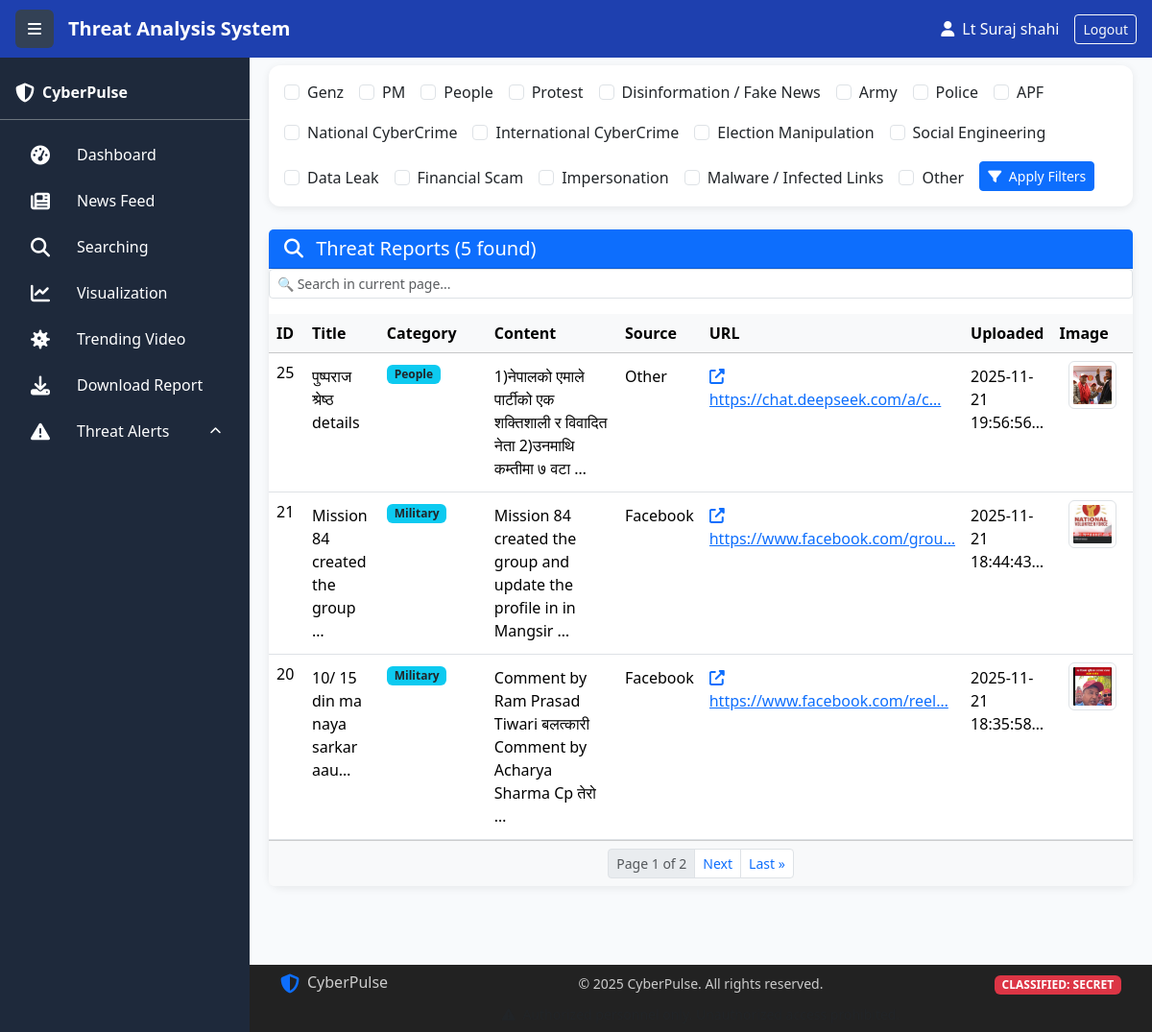
/search_news/, run on an earlier commit of the app's database.
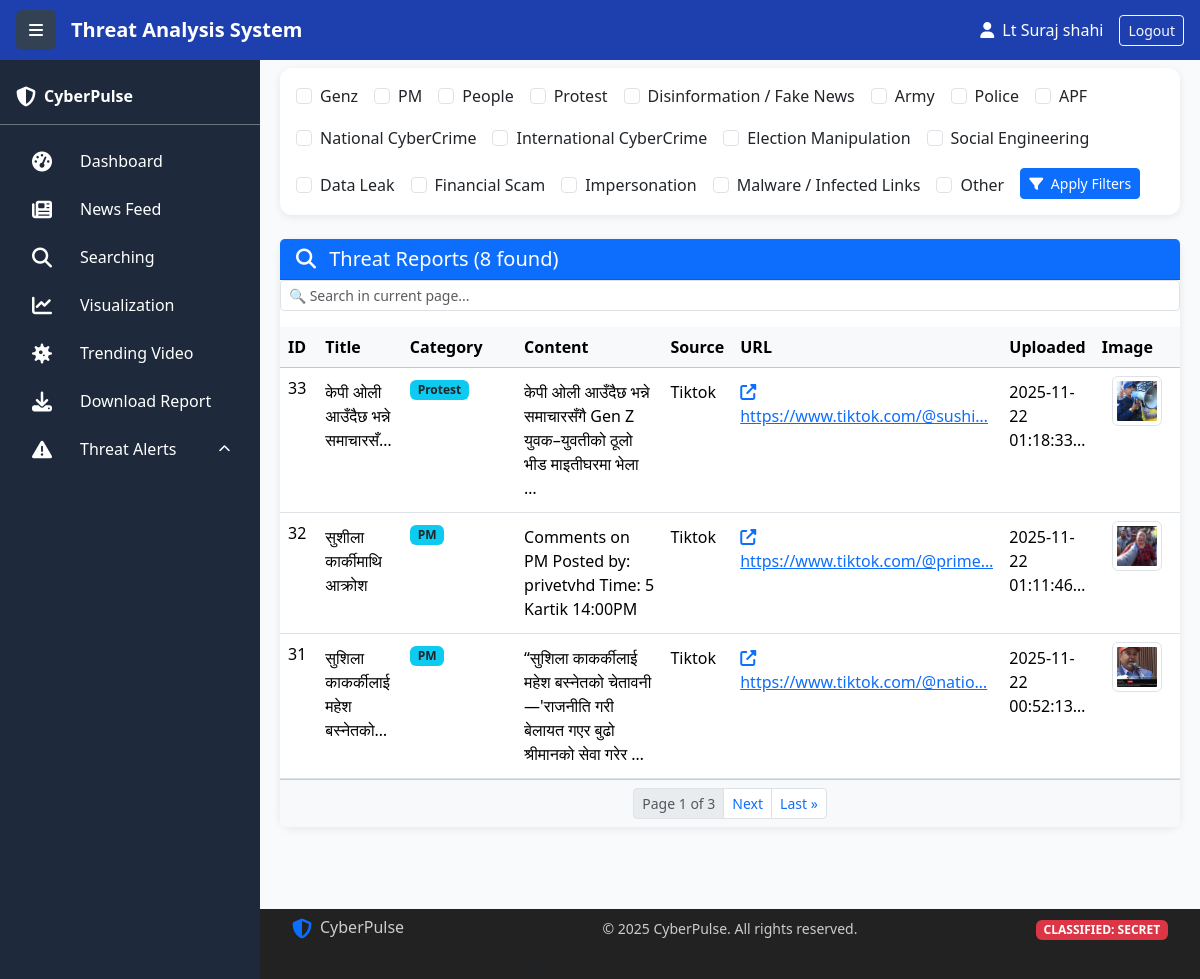
And on a later commit of the database.
### collect/models.py (models this page shows, shortened)
class ThreatAlert(models.Model):
    CATEGORY_CHOICES = [
        ('Genz', 'Genz'),
        ('PM', 'PM'),
        ('People', 'People'),
        ('Protest', 'Protest'),
        ('Disinformation', 'Disinformation / Fake News'),
        ('Army', 'Army'),
        ('Police', 'Police'),
        ('APF', 'APF'),
        ('NationalCyberCrime', 'National CyberCrime'),
        ('InternationalCyberCrime', 'International CyberCrime'),
        ('ElectionManipulation', 'Election Manipulation'),
        ('SocialEngineering', 'Social Engineering'),
        ('DataLeak', 'Data Leak'),
        ('Scam', 'Financial Scam'),
        ('Impersonation', 'Impersonation'),
        ('Malware', 'Malware / Infected Links'),
        ('Other', 'Other'),
    ]
    SEVERITY_CHOICES = [
        ('low', 'Low'),
        ('medium', 'Medium'),
        ('high', 'High'),
         ('critical', 'Critical'),
    ]
    title = models.CharField(max_length=300)
    image = models.ImageField(upload_to='threat_alerts/', blank=True, null=True)
    video = models.FileField(upload_to='threat_alerts/videos/', blank=True, null=True,
                           help_text="Upload video files")
    content = models.TextField()
    category = models.CharField(
        max_length=50,
        choices=CATEGORY_CHOICES,
        default='Other'
    )
    source = models.CharField(max_length=50, default='unknown')
    url = models.URLField(unique=True)
    severity = models.CharField(
        max_length=10,
        choices=SEVERITY_CHOICES,
        default='low'
    )
    timestamp = models.DateTimeField(auto_now_add=True)

### collect/views.py (the view)
# urls.py: path('search_news/', views.newsSearching, name='news_search'),
def newsSearching(request):
    selected = request.GET.getlist('category')
    threats = ThreatAlert.objects.all()
    if selected:
        threats = threats.filter(category__in=selected)
    threats = threats.order_by('-timestamp')
    category_counts = Counter(threats.values_list('category', flat=True))
    chart_data = []
    for value, label in ThreatAlert.CATEGORY_CHOICES:
        if not selected or value in selected:
            chart_data.append({
                'label': label,
                'count': category_counts.get(value, 0)
            })
    paginator = Paginator(threats, 3)
    page_number = request.GET.get('page')
    threats_page = paginator.get_page(page_number)
    return render(request, 'searchNews.html', {
        'threats': threats_page,  # ← paginated object
        'all_categories': ThreatAlert.CATEGORY_CHOICES,
        'selected_categories': selected,
        'chart_data': chart_data,
    })

### templates/searchNews.html (shortened to what the changed rows need)
{% extends "base.html" %}
{% block content %}
<div class="card border-0 mb-4">
  <div class="card-body">
    <form method="get" class="d-flex flex-wrap gap-3 align-items-end">
      {% for value, label in all_categories %}
        <div class="form-check">
          <input
            class="form-check-input"
            type="checkbox"
            name="category"
            value="{{ value }}"
            id="cat_{{ value }}"
          >
          <label class="form-check-label" for="cat_{{ value }}">
            {{ label }}
          </label>
        </div>
      {% endfor %}
    </form>
  </div>
</div>
<div class="card border-0">
  <div class="card-header bg-primary text-white d-flex justify-content-between align-items-center">
    <h5 class="mb-0">
      <i class="fas fa-search me-2"></i>
      Threat Reports ({{ threats.paginator.count }} found)
    </h5>
  </div>
  <div class="card-body p-0">
    <div class="table-responsive">
      <table class="table table-hover mb-0" id="threatTable">
        <thead class="table-light">
          <tr>
            <th style="width: 5%;">ID</th>
            <th style="width: 10%;">Title</th>
            <th style="width: 20%;">Category</th>
            <th style="width: 30%;">Content</th>
            <th style="width: 5%;">Source</th>
            <th style="width: 10%;">URL</th>
            <th style="width: 5%;">Uploaded</th>
            <th style="width: 15%;">Image</th>
          </tr>
        </thead>
        <tbody>
          {% for threat in threats %}
          <tr>
            <td>{{ threat.id }}</td>
            <td>
              <div class="expandable-cell"
                   data-full="{{ threat.title }}"
                   data-truncated="{{ threat.title|truncatechars:30 }}">
                {{ threat.title|truncatechars:30 }}
              </div>
            </td>
            <td>
              <span class="badge bg-info text-dark">
                {{ threat.get_category_display }}
              </span>
            </td>
            <td>
              <div class="expandable-cell"
                   data-full="{{ threat.content }}"
                   data-truncated="{{ threat.content|truncatewords:12 }}">
                {{ threat.content|truncatewords:12 }}
              </div>
            </td>
            <td>
              <div class="expandable-cell"
                   data-full="{{ threat.source }}"
                   data-truncated="{{ threat.source|truncatechars:20 }}">
                {{ threat.source|truncatechars:20 }}
              </div>
            </td>
            <td>
              {% if threat.url %}
                <a href="{{ threat.url }}" target="_blank" rel="noopener noreferrer" class="text-primary">
                  <div class="expandable-cell"
                       data-full="{{ threat.url }}"
                       data-truncated="{{ threat.url|truncatechars:30 }}">
                    <i class="fas fa-external-link-alt me-1"></i>
                    {{ threat.url|truncatechars:30 }}
                  </div>
                </a>
              {% else %}
                <span class="text-muted">—</span>
              {% endif %}
            </td>
           {% load tz %}
            <td>
              <div class="expandable-cell"
                  data-full="{{ threat.timestamp|timezone:'Asia/Kathmandu' }}"
                  data-truncated="{{ threat.timestamp|timezone:'Asia/Kathmandu'|truncatechars:20 }}">
                {{ threat.timestamp|timezone:'Asia/Kathmandu'|truncatechars:20 }}
              </div>
            </td>
            <td class="text-center">
              {% if threat.image %}
                <a href="{{ threat.image.url }}" target="_blank" rel="noopener noreferrer" title="View full image">
                  <img src="{{ threat.image.url }}"
                       alt="Threat image"
                       class="img-thumbnail rounded"
                       style="width: 50px; height: 50px; object-fit: cover;">
                </a>
              {% else %}
                <span class="text-muted">—</span>
              {% endif %}
            </td>
          </tr>
          {% empty %}
          <tr>
            <td colspan="6" class="text-center py-4 text-muted">
              No threat reports match your filters.
            </td>
          </tr>
          {% endfor %}
        </tbody>
      </table>
    </div>
    {% if threats.has_other_pages %}
      <div class="card-footer bg-light d-flex justify-content-center">
        <nav aria-label="Threat pagination">
          <ul class="pagination pagination-sm mb-0">
            <li class="page-item disabled">
              <span class="page-link">Page {{ threats.number }} of {{ threats.paginator.num_pages }}</span>
            </li>
            {% if threats.has_next %}
              <li class="page-item">
                <a class="page-link" href="?page={{ threats.next_page_number }}{% for cat in selected_categories %}&category={{ cat }}{% endfor %}">Next</a>
              </li>
              <li class="page-item">
                <a class="page-link" href="?page={{ threats.paginator.num_pages }}{% for cat in selected_categories %}&category={{ cat }}{% endfor %}">Last &raquo;</a>
              </li>
            {% endif %}
          </ul>
        </nav>
      </div>
    {% endif %}
  </div>
</div>
{% endblock %}

What changed in the data, as far as the page shows it:
no longer on this page (row edited): ThreatAlert: id "25", title "पुष्पराज श्रेष्ठ details", category "People", content "1)नेपालको एमाले पार्टीको एक शक्तिशाली र विवादित नेता 2)उनमाथि कम्तीमा ७ वटा …", source "Other", url "https://chat.deepseek.com/a/c…", timestamp "2025-11-21 19:56:56…", image (picture)
no longer on this page (row unchanged): ThreatAlert: id "21", title "Mission 84 created the group …", category "Military", content "Mission 84 created the group and update the profile in in Mangsir …", source "Facebook", url "https://www.facebook.com/grou…", timestamp "2025-11-21 18:44:43…", image (picture)
no longer on this page (row unchanged): ThreatAlert: id "20", title "10/ 15 din ma naya sarkar aau…", category "Military", content "Comment by Ram Prasad Tiwari बलत्कारी Comment by Acharya Sharma Cp तेरो …", source "Facebook", url "https://www.facebook.com/reel…", timestamp "2025-11-21 18:35:58…", image (picture)
added ThreatAlert: id "33", title "केपी ओली आउँदैछ भन्ने समाचारसँ…", category "Protest", content "केपी ओली आउँदैछ भन्ने समाचारसँगै Gen Z युवक–युवतीको ठूलो भीड माइतीघरमा भेला …", source "Tiktok", url "https://www.tiktok.com/@sushi…", timestamp "2025-11-22 01:18:33…", image (picture)
added ThreatAlert: id "32", title "सुशीला कार्कीमाथि आक्रोश", category "PM", content "Comments on PM Posted by: privetvhd Time: 5 Kartik 14:00PM", source "Tiktok", url "https://www.tiktok.com/@prime…", timestamp "2025-11-22 01:11:46…", image (picture)
added ThreatAlert: id "31", title "सुशिला काकर्कीलाई महेश बस्नेतको…", category "PM", content "“सुशिला काकर्कीलाई महेश बस्नेतको चेतावनी—'राजनीति गरी बेलायत गएर बुढो श्रीमानको सेवा गरेर …", source "Tiktok", url "https://www.tiktok.com/@natio…", timestamp "2025-11-22 00:52:13…", image (picture)
Also different on the page:
{{ threats.paginator.count }}: "5" → "8"
{{ threats.paginator.num_pages }}: "2" → "3"
